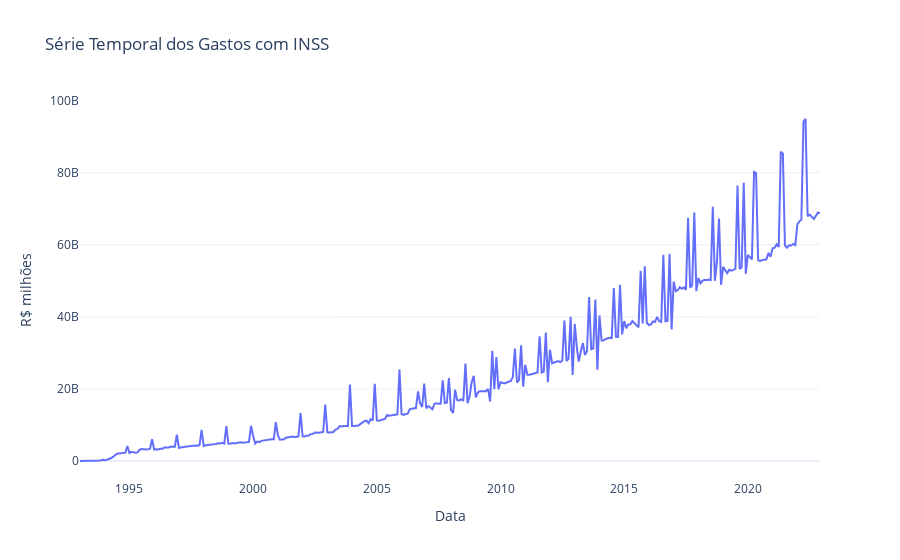

The notebook cell saved with this chart:
### Code cell
import plotly.express as px
# Criar o gráfico de série temporal interativo
fig = px.line(
    df_final,
    x=df_final.index,
    y='Valor',
    title='Série Temporal dos Gastos com INSS',
    labels={'x': 'Data', 'Valor': 'R$ milhões'},
)

# Ajustar layout para melhor visualização
fig.update_layout(
    xaxis_title='Data',
    yaxis_title='R$ milhões',
    xaxis=dict(showgrid=False),
    yaxis=dict(showgrid=True),
    template='plotly_white'
)

# Exibir o gráfico interativo
fig.show()

### Figure 1 — Plotly figure (JSON) as saved in the notebook; plotly's stock layout.template omitted (floating-point values rounded to 4 significant figures; data arrays with more than 128 entries replaced by an {"elided": "..."} marker saying what was removed)
{"data": [{"hovertemplate": "Data=%{x}<br>R$ milhões=%{y}<extra></extra>", "legendgroup": "", "line": {"color": "#636efa", "dash": "solid"}, "marker": {"symbol": "circle"}, "mode": "lines", "name": "", "orientation": "v", "showlegend": false, "type": "scatter", "x": {"elided": "360 str values"}, "xaxis": "x", "y": {"elided": "360 float values"}, "yaxis": "y"}], "layout": {"legend": {"tracegroupgap": 0}, "title": {"text": "Série Temporal dos Gastos com INSS"}, "xaxis": {"anchor": "y", "domain": [0, 1], "showgrid": false, "title": {"text": "Data"}}, "yaxis": {"anchor": "x", "domain": [0, 1], "showgrid": true, "title": {"text": "R$ milhões"}}}}
